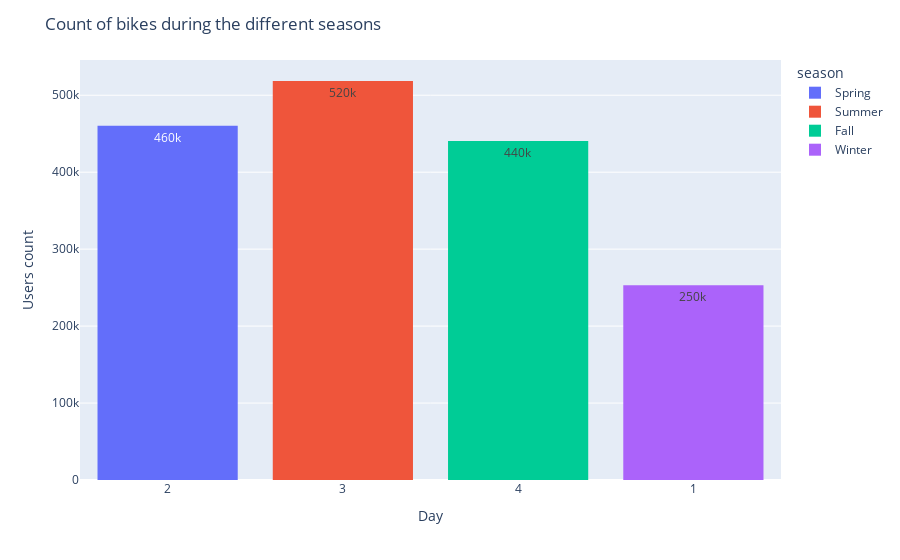

The cell this chart's notebook holds for it:
### Markdown cell above
* Season

### Code cell
df = df_train
fig = px.histogram(df, x="season", y="count",
             color='season',
             height=400, text_auto='.2s', )
fig.update_layout(title='Count of bikes during the different seasons',
                   xaxis_title='Day', yaxis_title='Users count')
newnames = {'1':'Winter', '2': 'Spring', '3': 'Summer', '4':'Fall'}
fig.for_each_trace(lambda t: t.update(name = newnames[t.name],
                                      legendgroup = newnames[t.name],
                                      hovertemplate = t.hovertemplate.replace(t.name, newnames[t.name])
                                     )
                  )
fig.update_xaxes(type='category')
fig.show()

### Figure 1 — Plotly figure (JSON) as saved in the notebook; plotly's stock layout.template omitted (floating-point values rounded to 4 significant figures; data arrays with more than 128 entries replaced by an {"elided": "..."} marker saying what was removed)
{"data": [{"alignmentgroup": "True", "bingroup": "x", "histfunc": "sum", "hovertemplate": "season=%{x}<br>sum of count=%{y}<extra></extra>", "legendgroup": "Spring", "marker": {"color": "#636efa", "pattern": {"shape": ""}}, "name": "Spring", "offsetgroup": "2", "orientation": "v", "showlegend": true, "texttemplate": "%{value:.2s}", "type": "histogram", "x": {"elided": "2138 int values"}, "xaxis": "x", "y": {"elided": "2138 int values"}, "yaxis": "y"}, {"alignmentgroup": "True", "bingroup": "x", "histfunc": "sum", "hovertemplate": "season=%{x}<br>sum of count=%{y}<extra></extra>", "legendgroup": "Summer", "marker": {"color": "#EF553B", "pattern": {"shape": ""}}, "name": "Summer", "offsetgroup": "3", "orientation": "v", "showlegend": true, "texttemplate": "%{value:.2s}", "type": "histogram", "x": {"elided": "2213 int values"}, "xaxis": "x", "y": {"elided": "2213 int values"}, "yaxis": "y"}, {"alignmentgroup": "True", "bingroup": "x", "histfunc": "sum", "hovertemplate": "season=%{x}<br>sum of count=%{y}<extra></extra>", "legendgroup": "Fall", "marker": {"color": "#00cc96", "pattern": {"shape": ""}}, "name": "Fall", "offsetgroup": "4", "orientation": "v", "showlegend": true, "texttemplate": "%{value:.2s}", "type": "histogram", "x": {"elided": "2205 int values"}, "xaxis": "x", "y": {"elided": "2205 int values"}, "yaxis": "y"}, {"alignmentgroup": "True", "bingroup": "x", "histfunc": "sum", "hovertemplate": "season=%{x}<br>sum of count=%{y}<extra></extra>", "legendgroup": "Winter", "marker": {"color": "#ab63fa", "pattern": {"shape": ""}}, "name": "Winter", "offsetgroup": "1", "orientation": "v", "showlegend": true, "texttemplate": "%{value:.2s}", "type": "histogram", "x": {"elided": "2152 int values"}, "xaxis": "x", "y": {"elided": "2152 int values"}, "yaxis": "y"}], "layout": {"autosize": true, "barmode": "relative", "legend": {"title": {"text": "season"}, "tracegroupgap": 0}, "margin": {"t": 60}, "title": {"text": "Count of bikes during the different seasons"}, "xaxis": {"anchor": "y", "autorange": true, "categoryarray": [2, 3, 4, 1], "categoryorder": "array", "domain": [0, 1], "range": [-0.5, 3.5], "title": {"text": "Day"}, "type": "category"}, "yaxis": {"anchor": "x", "autorange": true, "domain": [0, 1], "range": [0, 545800.0], "title": {"text": "Users count"}, "type": "linear"}}}
